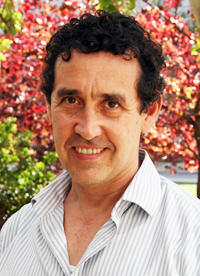
%> input picture YoavFreund_medium.jpg, 200 x 276 px, given in place of 1.pgm, which was not available
$ octave GetImageStruct.m   (GNU Octave 9; MATLAB toolbox functions it lacks are replaced by stand-ins)
%> lines starting %> are read from the running program, lines starting %| are printed output that depends on the picture; pictures that were not available may be replaced by others from this repository, and a replacement may not be noted
clear all;
clc;

% pos_num и neg_num - заранее известное количество позитивных и негативных
% образцов
pos_num=80;
neg_num=160;
% num - общее количество тренировочной выборки
num=pos_num+neg_num;
k=1;
% test_var - структура, содержащая изображения
test_var=[];
test_var.i(num)=struct();

% Для ускорения работы необходимо заранее выделить необходимую память
% Исходный размер изображения - матрица 25x25
for i=1:num
    test_var.i(i).img=zeros(25, 25);
end

txt='';

% Заполнение структуры изображениями лиц
tic
cd test_pos
files = dir('*.pgm');
for id = 1:pos_num
    if id>pos_num
        break;
    end
    txt=int2str(id);
    txt=strcat(txt,'.pgm');
% Изображение представлено в виде double, таким образом каждый пиксель
% лежит не в диапазоне [0; 255], а в диапазоне [0; 1]
    I=im2double(imread(txt));
% Для нормализации изображения используется функци zscore
    I=zscore(I, 1);
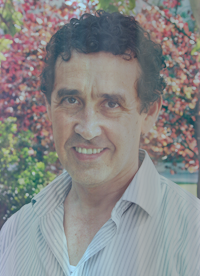
%> I: size 276x200x3 double; mean R, G, B 1.54e-15, 7.87e-16, -1.02e-15; drawn with min black and max white
% Преобразование изображения в интегральную форму с помощью integralImage
    II=integralImage(I);
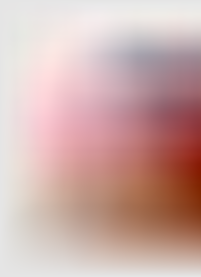
%> II: size 277x201x3 double; mean R, G, B -1730.2, -4049.2, -4328.5; drawn with min black and max white
% Размер изображения должен соответствовать стандартному размеру 25x25
    II=imresize(II, [25 25]);
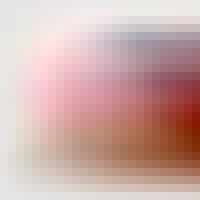
%> II: size 25x25x3 double (shown 8 times larger); mean R, G, B -1730.1, -4050.6, -4330.7; drawn with min black and max white
%> (the run ends here)
